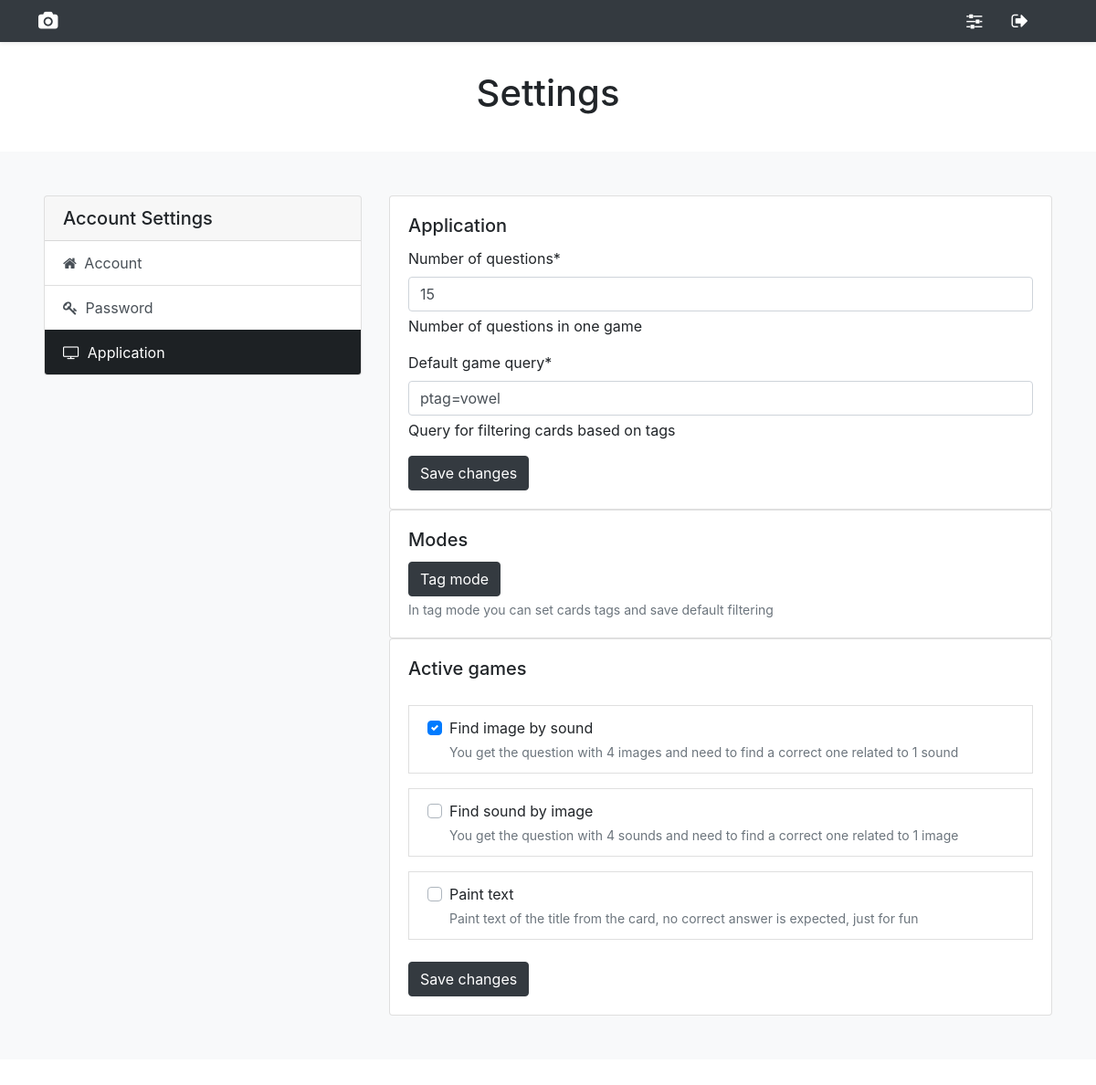
The app's page /user_settings/ (signed in) with its own data.
### user_settings/models.py (models this page shows, shortened)
class UserSetting(Model):
    user = models.OneToOneField(User, on_delete=models.CASCADE)
    number_of_questions = models.PositiveIntegerField(default=10)
    default_game_query = models.CharField(max_length=100, default="")
    games = models.ManyToManyField(GameType, related_name='games')

### cards_games/models.py (models this page shows, shortened)
class GameType(models.Model):
    title = models.CharField(max_length=50, unique=True)
    template_name = models.CharField(max_length=100, blank=True, null=True)
    description = models.CharField(max_length=100, blank=True, null=True)
    image = ResizedImageField(
        size=[1400, 1000],
        crop=["middle", "center"],
        default="default_image.jpg",
        upload_to="image",
    )

### user_settings/views.py (the view)
# urls.py: path('user_settings/', include('user_settings.urls')),
def user_settings(request):
    settings = UserSetting.objects.get(user=request.user)
    initial_data = {
        'number_of_questions': settings.number_of_questions,
        'default_game_query': settings.default_game_query
    }
    app_form = ApplicationSettingForm(initial=initial_data)
    form_change_password = CustomPasswordChangeForm(user=request.user)
    form_user_edit = UserEditForm(instance=request.user)
    games = GameType.objects.all()
    for game in games:
        game.is_active = settings.games.filter(id=game.id).exists()
    context = {"app_form": app_form, "form_change_password": form_change_password, "form_user_edit": form_user_edit, "games": games}
    return render(request, "user_settings/user_settings.html", context)

### user_settings/forms.py (shortened to what this page needs)
class ApplicationSettingForm(ModelForm):
    class Meta:
        model = UserSetting
        fields = [
            'number_of_questions',
            'default_game_query',
            ]
        help_texts = {
            'number_of_questions': 'Number of questions in one game',
            'default_game_query': 'Query for filtering cards based on tags',
        }

class CustomPasswordChangeForm(PasswordChangeForm):
    def __init__(self, user, *args, **kwargs):
        self.user = user
        super().__init__(user, *args, **kwargs)

### user_settings/templates/user_settings/user_settings.html (shortened to what this page needs)
{% extends "base.html" %}
{% load crispy_forms_tags %}
{% block content %}
<main>
    <section class="py-3 text-center container">
        <div class="row py-lg-3">
            <div class="col-lg-6 col-md-8 mx-auto">
                <h1 class="fw-light">Settings</h1>
            </div>
        </div>
    </section>
<div class="bg-light p-5">
    <div class="container p-0">
        <div class="row">
            <div class="col-md-5 col-xl-4">
                <div class="card">
                    <div class="card-header">
                        <h5 class="card-title mb-0">Account Settings</h5>
                    </div>
                    <div class="list-group list-group-flush" role="tablist">
                        <a class="list-group-item list-group-item-action" data-toggle="list" href="#account" role="tab">
                          <i class="fa fa-home text-center mr-1"></i>
                            Account
                        </a>
                        <a class="list-group-item list-group-item-action" data-toggle="list" href="#password" role="tab">
                          <i class="fa fa-key text-center mr-1"></i>
                          Password
                        </a>
                        <a class="list-group-item list-group-item-action active" data-toggle="list" href="#application" role="tab">
                          <i class="fa fa-tv text-center mr-1"></i>
							Application
                        </a>
                    </div>
                </div>
            </div>
            <div class="col-md-7 col-xl-8">
                <div class="tab-content">
                    <div class="tab-pane fade show active" id="application" role="tabpanel">
                        <div class="card">
                            <div class="card-body">
                                <h5 class="card-title">Application</h5>
                                <form id="app_form" onsubmit="saveSettings(event)" method="post">
                                    {{ app_form|crispy}}
                                    <button type="submit" class="btn btn-dark confetti-button">Save changes</button>
                                </form>
                            </div>
                        </div>
                        <div class="card">
                            <div class="card-body">
                                <h5 class="card-title">Modes</h5>
                                <a href="{% url 'home_with_tags' %}">
                                    <button type="button" class="btn btn-dark">Tag mode</button>
                                </a>
                                <small id="hint_btn_edit_mode" class="form-text text-muted">
                                    In tag mode you can set cards tags and save default filtering</small>
                            </div>
                        </div>
                        <div class="card">
                            <div class="card-body">
                                <h5 class="card-title">Active games</h5>
                                {% if games|length > 0 %}
                                    <ul class="list-group list-group-xl mx-auto">
                                        {% for game in games %}
                                        <div class="pt-3">
                                            <li class="list-group-item rounded-0">
                                                <div class="custom-control custom-checkbox">
                                                    <label class="cursor-pointer d-block custom-control-label" for="game_{{game.id}}">
                                                        {{game.title}}</label>
                                                    <small class="form-text text-muted">{{game.description}}</small>
                                                </div>
                                            </li>
                                        </div>
                                        {% endfor %}
                                    </ul>
                                    <br>
                                    <button type="submit" class="btn btn-dark confetti-button" onclick="gameSelectionSave(event)">Save changes</button>
                                {% else %}
                                <p>No game types</p>
                                {% endif %}
                            </div>
                        </div>
                    </div>
                </div>
            </div>
        </div>
    </div>
    </div>
</main>
{% endblock content %}

### cards_gallery/static/css/custom.css (style rules this page uses)
.container,.container-fluid,.container-lg,.container-md,.container-sm,.container-xl,.container-xxl { width:100%; padding-right:var(--bs-gutter-x,.75rem); padding-left:var(--bs-gutter-x,.75rem); margin-right:auto; margin-left:auto }
@media (min-width:576px) { .container,.container-sm { max-width:540px } }
@media (min-width:768px) { .container,.container-md,.container-sm { max-width:720px } }
@media (min-width:992px) { .container,.container-lg,.container-md,.container-sm { max-width:960px } }
@media (min-width:1200px) { .container,.container-lg,.container-md,.container-sm,.container-xl { max-width:1140px } }
:root { --control-bg-color: #1d2124; }
.list-group-item.active { background-color: var(--control-bg-color); border-color: var(--control-bg-color); }

### records on screen
UserSetting: number_of_questions "15", default_game_query "ptag=vowel"
GameType: title "Find image by sound", description "You get the question with 4 images and need to find a correct one related to 1 sound"
GameType: title "Find sound by image", description "You get the question with 4 sounds and need to find a correct one related to 1 image"
GameType: title "Paint text", description "Paint text of the title from the card, no correct answer is expected, just for fun"
